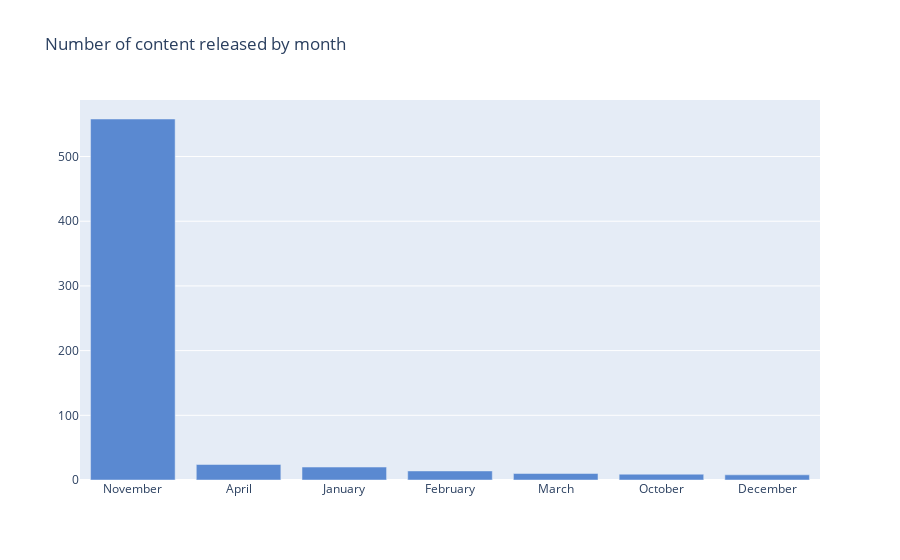

The notebook cell saved with this chart:
### Code cell
month_releases = disney_df_copy['month_added'].value_counts().reset_index()
month_releases = month_releases.rename(columns = {'index':'Month','month_added':'Count'})

# month_releases
bar_graph = go.Bar(x=month_releases['Month'],y=month_releases['Count'], name="Number of Content Added", marker=dict(color="#5A89D1"))
data = [bar_graph]
layout = go.Layout(title="Number of content released by month", legend =dict(x=0.1, y=1.1))
fig =go.Figure(data,layout=layout)
fig.show()

### Figure 1 — Plotly figure (JSON) as saved in the notebook; plotly's stock layout.template omitted (floating-point values rounded to 4 significant figures)
{"data": [{"marker": {"color": "#5A89D1"}, "name": "Number of Content Added", "type": "bar", "x": ["November", "April", "January", "February", "March", "October", "December"], "y": [558, 24, 20, 14, 10, 9, 8]}], "layout": {"legend": {"x": 0.1, "y": 1.1}, "title": {"text": "Number of content released by month"}}}
